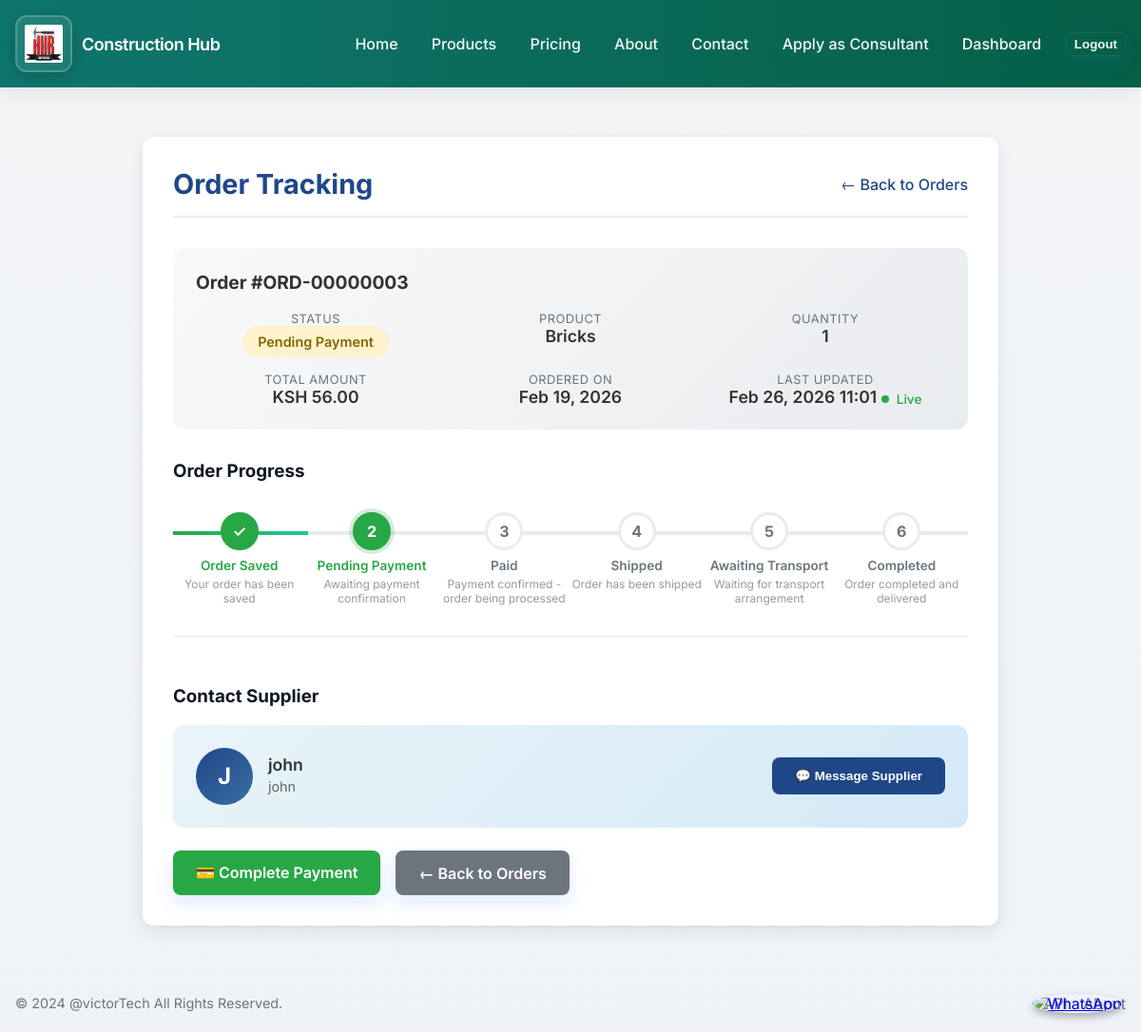
The app's page /orders/orders/3/track/ (signed in) with its own data.
### apps/orders/models.py (models this page shows, shortened)
class Order(models.Model):
    customer = models.ForeignKey(settings.AUTH_USER_MODEL, on_delete=models.CASCADE, related_name='orders', null=True, blank=True)
    ordering_supplier = models.ForeignKey(settings.AUTH_USER_MODEL, on_delete=models.SET_NULL, related_name='supplier_orders', null=True, blank=True, help_text="Supplier who created this order")
    product = models.ForeignKey(Product, on_delete=models.CASCADE, related_name='orders', null=True, blank=True)
    quantity = models.PositiveIntegerField(default=1)
    price = models.DecimalField(max_digits=10, decimal_places=2, null=True, blank=True, help_text="Price per unit in KSH at time of order")
    order_number = models.CharField(max_length=50, unique=True, blank=True, null=True)
    customer_name = models.CharField(max_length=255, blank=True)
    customer_number = models.CharField(max_length=15, blank=True)
    customer_location = models.CharField(max_length=255, blank=True)
    created_at = models.DateTimeField(auto_now_add=True)
    updated_at = models.DateTimeField(auto_now=True)
    status = models.CharField(max_length=30, choices=[
        ('saved', 'Saved'),
        ('pending_payment', 'Pending Payment'),
        ('paid', 'Paid'),
        ('shipped', 'Shipped'),
        ('complete_waiting_transport', 'Complete Waiting for Transport'),
        ('completed', 'Completed'),
        ('canceled', 'Canceled'),
    ], default='saved')
    order_image = models.ImageField(upload_to='order_images/', blank=True, null=True, help_text="Image uploaded by supplier when creating order")
    plan_type = models.CharField(max_length=50, blank=True, null=True, help_text="Type of architectural plan purchased (2_bedroom, 3_bedroom)")
    mpesa_phone_number = models.CharField(max_length=15, blank=True, null=True, help_text="Customer's M-Pesa phone number")
    mpesa_transaction_id = models.CharField(max_length=50, blank=True, null=True, help_text="M-Pesa transaction ID")
    mpesa_checkout_request_id = models.CharField(max_length=50, blank=True, null=True, help_text="M-Pesa checkout request ID")
    payment_status = models.CharField(max_length=20, choices=[
        ('pending', 'Pending'),
        ('completed', 'Completed'),
        ('failed', 'Failed'),
        ('cancelled', 'Cancelled'),
    ], default='pending', help_text="M-Pesa payment status")
    payment_initiated_at = models.DateTimeField(blank=True, null=True, help_text="When payment was initiated")
    payment_completed_at = models.DateTimeField(blank=True, null=True, help_text="When payment was completed")
    offer = models.CharField(max_length=50, blank=True, null=True, choices=[
        ('', 'No Offer'),
        ('free_delivery', 'Free Delivery'),
        ('10_percent_discount', '10% Discount'),
    ], help_text="Special offer applied to this order")
    @property
    def total_cost(self):
        unit_price = self.price if self.price else (self.product.cost if self.product else 0)
        total = unit_price * self.quantity
        if self.offer and '10_percent' in str(self.offer):
            discount_amount = total * Decimal('0.10')
            total = total - discount_amount
        return total

### apps/products/models.py (models this page shows, shortened)
class Product(models.Model):
    CATEGORY_CHOICES = [
        ('cement', 'Cement & Concrete'),
        ('steel', 'Steel & Metals'),
        ('wood', 'Wood & Timber'),
        ('electrical', 'Electrical'),
        ('plumbing', 'Plumbing'),
        ('tools', 'Tools & Equipment'),
        ('other', 'Other'),
    ]
    name = models.CharField(max_length=255)
    description = models.TextField()
    category = models.CharField(max_length=20, choices=CATEGORY_CHOICES, default='other')
    image_url = models.URLField(blank=True, null=True)
    cost = models.DecimalField(max_digits=10, decimal_places=2)
    quality = models.CharField(max_length=50, choices=[
        ('standard', 'Standard'),
        ('premium', 'Premium'),
        ('high_end', 'High-End'),
    ], default='standard', help_text="Quality level of the product")
    location = models.CharField(max_length=255)
    available_quantity = models.PositiveIntegerField(default=0)
    supplier = models.ForeignKey(Supplier, on_delete=models.CASCADE, related_name='products_from_products_app')
    offer = models.CharField(max_length=50, blank=True, null=True, choices=[
        ('', 'No Offer'),
        ('free_delivery', 'Free Delivery'),
        ('10_percent_discount', '10% Discount'),
    ], help_text="Special offer applied to this product")

### apps/suppliers/models.py (models this page shows, shortened)
class Supplier(models.Model):
    user = models.OneToOneField(settings.AUTH_USER_MODEL, on_delete=models.CASCADE)
    company_name = models.CharField(max_length=255, blank=True)
    location = models.CharField(max_length=255, blank=True)
    contact_number = models.CharField(max_length=15, blank=True)
    consultation_fee = models.DecimalField(max_digits=8, decimal_places=2, default=0.00)

### apps/accounts/models.py (models this page shows, shortened)
class CustomUser(AbstractUser):
    USER_TYPES = [
        ('customer', 'Customer'),
        ('supplier', 'Supplier'),
        ('consultant', 'Consultant'),
        ('admin', 'Admin'),
    ]
    user_type = models.CharField(max_length=20, choices=USER_TYPES, default='customer')
    phone_number = models.CharField(max_length=15, blank=True, null=True)
    company_name = models.CharField(max_length=255, blank=True, null=True)
    location = models.CharField(max_length=255, blank=True, null=True)
    @property
    def is_supplier(self):
        return self.user_type == 'supplier'
    @property
    def is_consultant(self):
        return self.user_type == 'consultant'

### apps/orders/views.py (the view)
# urls.py: path('orders/<int:order_id>/track/', views.order_tracking, name='order_tracking'),
@login_required
def order_tracking(request, order_id):
    from apps.messaging.models import Conversation
    order = get_object_or_404(Order, id=order_id, customer=request.user)
    conversation = None
    if order.product and hasattr(order.product, 'supplier'):
        conversation = Conversation.objects.filter(
            order=order,
            customer=request.user,
            supplier=order.product.supplier.user
        ).first()
    tracking_steps = [
        {'key': 'saved', 'label': 'Order Saved', 'description': 'Your order has been saved'},
        {'key': 'pending_payment', 'label': 'Pending Payment', 'description': 'Awaiting payment confirmation'},
        {'key': 'paid', 'label': 'Paid', 'description': 'Payment confirmed - order being processed'},
        {'key': 'shipped', 'label': 'Shipped', 'description': 'Order has been shipped'},
        {'key': 'complete_waiting_transport', 'label': 'Awaiting Transport', 'description': 'Waiting for transport arrangement'},
        {'key': 'completed', 'label': 'Completed', 'description': 'Order completed and delivered'},
    ]
    current_step_index = 0
    for i, step in enumerate(tracking_steps):
        if step['key'] == order.status:
            current_step_index = i
            break
    context = {
        'order': order,
        'tracking_steps': tracking_steps,
        'current_step_index': current_step_index,
        'conversation': conversation,
    }
    return render(request, 'orders/order_tracking.html', context)

### templates/orders/order_tracking.html (shortened to what this page needs)
{% extends "base.html" %}
{% load static %}
{% block content %}
<div class="tracking-container">
    <div class="tracking-header">
        <h1 class="tracking-title">Order Tracking</h1>
        <a href="{% url 'orders:order_list' %}" class="back-link">
            ← Back to Orders
        </a>
    </div>
    <div class="order-info-card">
        <h3>Order #{{ order.order_number }}</h3>
        <div class="order-info-grid">
            <div class="info-item">
                <div class="info-label">Status</div>
                <div class="info-value">
                    <span class="status-badge status-{{ order.status }}">{{ order.get_status_display }}</span>
                </div>
            </div>
            <div class="info-item">
                <div class="info-label">Product</div>
                <div class="info-value">{{ order.product.name|default:"Plan Purchase" }}</div>
            </div>
            <div class="info-item">
                <div class="info-label">Quantity</div>
                <div class="info-value">{{ order.quantity }}</div>
            </div>
            <div class="info-item">
                <div class="info-label">Total Amount</div>
                <div class="info-value">KSH {{ order.total_cost }}</div>
            </div>
            <div class="info-item">
                <div class="info-label">Ordered On</div>
                <div class="info-value">{{ order.created_at|date:"M d, Y" }}</div>
            </div>
            <div class="info-item">
                <div class="info-label">Last Updated</div>
                <div class="info-value">
                    {{ order.updated_at|date:"M d, Y H:i" }}
                    <span class="live-indicator">
                        <span class="live-dot"></span>
                        Live
                    </span>
                </div>
            </div>
        </div>
    </div>
    <h3 style="margin-bottom: 1.5rem;">Order Progress</h3>
    <div class="progress-tracker">
        {% with total_steps=tracking_steps|length|add:0|default:1 %}
        {% for step in tracking_steps %}
        <div class="step {% if forloop.counter0 < current_step_index %}completed{% elif forloop.counter0 == current_step_index %}active{% endif %}">
            <div class="step-icon">
                {% if forloop.counter0 < current_step_index %}✓{% else %}{{ forloop.counter }}{% endif %}
            </div>
            <div class="step-label">{{ step.label }}</div>
            <div class="step-description">{{ step.description }}</div>
        </div>
        {% endfor %}
        {% endwith %}
    </div>
    <div class="message-section">
        <h3>Contact Supplier</h3>
        {% if order.product and order.product.supplier %}
        <div class="supplier-card">
            <div class="supplier-avatar">
                {{ order.product.supplier.company_name|default:order.product.supplier.user.username|make_list|first|upper }}
            </div>
            <div class="supplier-details">
                <h4 class="supplier-name">{{ order.product.supplier.user.username }}</h4>
                <p class="supplier-company">{{ order.product.supplier.company_name|default:"Supplier" }}</p>
            </div>
            {% if conversation %}
            <a href="{% url 'messaging:conversation_detail' conversation.id %}" class="btn-message">
                💬 View Conversation
            </a>
            {% else %}
<button class="btn-message" onclick="messageSupplier(event, '{{ order.id }}', '{{ order.order_number }}')">
                💬 Message Supplier
            </button>
            {% endif %}
        </div>
        {% endif %}
    </div>
    <div class="action-buttons">
        {% if order.status == 'saved' or order.status == 'pending_payment' %}
        <a href="{% url 'orders:payment' order.id %}" class="btn btn-success">
            💳 Complete Payment
        </a>
        {% endif %}
        <a href="{% url 'orders:order_list' %}" class="btn btn-secondary">
            ← Back to Orders
        </a>
    </div>
</div>
{% endblock %}

### static/css/styles.css (style rules this page uses)
:root { --bg:#f4f6f8; --accent:#0d6efd; --muted:#6c757d; --card:#ffffff; --success:#2e7d32; }
* { box-sizing:border-box }
body { font-family: 'Inter', Roboto, 'Helvetica Neue', Arial, sans-serif; margin: 0; padding: 0; background: linear-gradient(180deg,var(--bg),#eef3f7); color: #0f1724; }
.btn { display: inline-block; background: var(--accent); color: #fff; padding: 0.6rem 0.9rem; border-radius: 10px; text-decoration: none; border: none; cursor: pointer; box-shadow: 0 8px 20px rgba(13,110,253,0.14); font-weight:600 }

### templates/orders/order_tracking.html (style rules this page uses)
.tracking-container { max-width: 900px; margin: 2rem auto; padding: 2rem; background: white; border-radius: 12px; box-shadow: 0 4px 16px rgba(0,0,0,0.1); }
.tracking-header { display: flex; justify-content: space-between; align-items: center; margin-bottom: 2rem; padding-bottom: 1rem; border-bottom: 2px solid #e9ecef; }
.tracking-title { font-size: 1.8rem; font-weight: 700; color: #1f4788; margin: 0; }
.back-link { color: #1f4788; text-decoration: none; font-weight: 500; display: inline-flex; align-items: center; gap: 0.5rem; }
.order-info-card { background: linear-gradient(135deg, #f8f9fa, #e9ecef); border-radius: 12px; padding: 1.5rem; margin-bottom: 2rem; }
.order-info-card h3 { margin-top: 0; color: #333; font-size: 1.2rem; }
.order-info-grid { display: grid; grid-template-columns: repeat(auto-fit, minmax(200px, 1fr)); gap: 1rem; margin-top: 1rem; }
.info-item { text-align: center; }
.info-label { font-size: 0.8rem; color: #6c757d; text-transform: uppercase; letter-spacing: 0.5px; }
.info-value { font-size: 1.1rem; font-weight: 600; color: #333; }
.status-badge { display: inline-block; padding: 0.5rem 1rem; border-radius: 50px; font-weight: 600; font-size: 0.9rem; }
.status-pending_payment { background: #fff3cd; color: #856404; }
.progress-tracker { display: flex; justify-content: space-between; margin: 2rem 0; position: relative; }
.progress-tracker::before { content: ''; position: absolute; top: 20px; left: 0; right: 0; height: 4px; background: #e9ecef; z-index: 0; }
.step { display: flex; flex-direction: column; align-items: center; position: relative; z-index: 2; flex: 1; }
.step-icon { width: 40px; height: 40px; border-radius: 50%; background: white; border: 3px solid #e9ecef; display: flex; align-items: center; justify-content: center; font-weight: 700; color: #6c757d; transition: all 0.3s ease; }
.step.active .step-icon { border-color: #28a745; background: #28a745; color: white; box-shadow: 0 0 0 4px rgba(40, 167, 69, 0.2); }
.step.completed .step-icon { border-color: #28a745; background: #28a745; color: white; }
.step-label { margin-top: 0.5rem; font-size: 0.85rem; font-weight: 600; color: #6c757d; text-align: center; }
.step.active .step-label { color: #28a745; }
.step.completed .step-label { color: #28a745; }
.step-description { font-size: 0.75rem; color: #999; text-align: center; margin-top: 0.25rem; }
.message-section { margin-top: 2rem; padding-top: 2rem; border-top: 1px solid #e9ecef; }
.supplier-card { background: linear-gradient(135deg, #e8f4f8, #d4e9f7); border-radius: 12px; padding: 1.5rem; display: flex; align-items: center; gap: 1rem; }
.supplier-avatar { width: 60px; height: 60px; border-radius: 50%; background: linear-gradient(135deg, #1f4788, #3a6ea5); display: flex; align-items: center; justify-content: center; color: white; font-weight: 700; font-size: 1.5rem; }
.supplier-details { flex: 1; }
.supplier-name { font-size: 1.1rem; font-weight: 600; color: #333; margin: 0; }
.supplier-company { color: #666; font-size: 0.9rem; margin: 0.25rem 0; }
.btn-message { background: #1f4788; color: white; border: none; padding: 0.75rem 1.5rem; border-radius: 8px; font-weight: 600; cursor: pointer; display: inline-flex; align-items: center; gap: 0.5rem; text-decoration: none; transition: all 0.2s ease; }
.live-indicator { display: inline-flex; align-items: center; gap: 0.5rem; color: #28a745; font-size: 0.85rem; font-weight: 500; }
.live-dot { width: 8px; height: 8px; background: #28a745; border-radius: 50%; animation: pulse 2s infinite; }
.action-buttons { display: flex; gap: 1rem; margin-top: 1.5rem; flex-wrap: wrap; }
.btn { padding: 0.75rem 1.5rem; border-radius: 8px; font-weight: 600; text-decoration: none; display: inline-flex; align-items: center; gap: 0.5rem; transition: all 0.2s ease; cursor: pointer; border: none; }
.btn-secondary { background: #6c757d; color: white; }
.btn-success { background: #28a745; color: white; }

### records on screen
Order: order_number "ORD-00000003", status "Pending Payment", product.name "Bricks", quantity "1", total_cost "56.00", created_at "Feb 19, 2026", updated_at "Feb 26, 2026 11:01", product.supplier.company_name|make_list "J", product.supplier.user.username "john", product.supplier.company_name "john"

### other values on screen
{{ step.label }} "Order Saved" "Pending Payment" "Paid" "Shipped" "Awaiting Transport" "Completed"
{{ step.description }} "Your order has been saved" "Awaiting payment confirmation" "Payment confirmed - order being processed" "Order has been shipped" "Waiting for transport arrangement" "Order completed and delivered"
